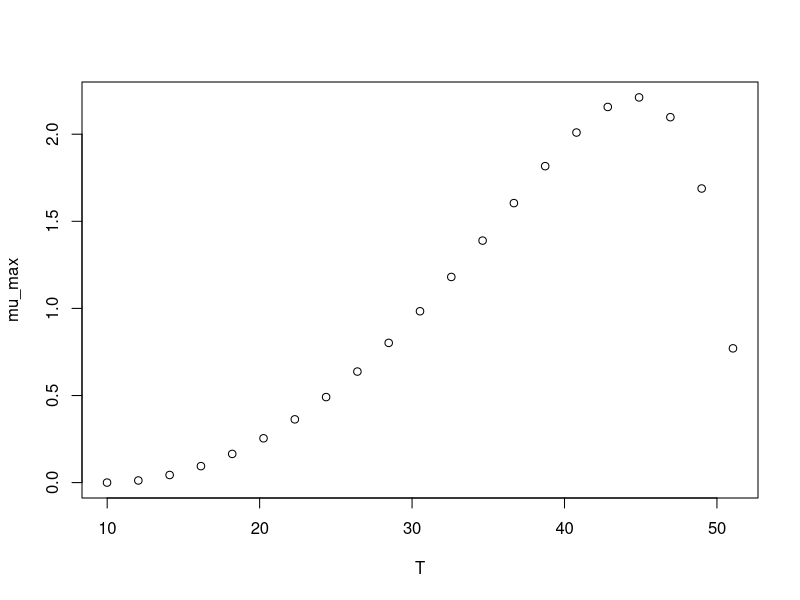

R code for this plot:
#############################
# start of Parameter script
#############################
T <- seq(9.99000999000999,51.051,length.out=21)
#############################
# end of Parameter script
#############################
############################# 
# start of Model script Gropin ID 1158 
#############################
 
# constant coefficients for this model
 
variables <- data.frame(T)
argumentsPar <- expand.grid(variables)
 
# heart of the model
response_surface <- function(T) {
   mumax <-(0.048^2)*((T-9.74)^2)*(sqrt(1-exp(0.208*(T-52.1))))^2

return(mumax=mumax)
} 

# output parameters
mumax <- cbind(argumentsPar,response_surface(argumentsPar['T']))
colnames(mumax) <- c(colnames(argumentsPar),'mumax')
#############################
# End of Model script
#############################
############################# 
# start of Visualisation script Gropin ID 1158 
#############################
plot(T,mumax$mumax,
                          xlab='T',
                          ylab='mu_max')
#############################
# End of Visualisation script
#############################
